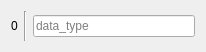
<?xml version="1.0" encoding="UTF-8"?>
<ui version="4.0">
 <class>Form</class>
 <widget class="QWidget" name="Form">
  <property name="geometry">
   <rect>
    <x>0</x>
    <y>0</y>
    <width>206</width>
    <height>52</height>
   </rect>
  </property>
  <property name="windowTitle">
   <string>Form</string>
  </property>
  <layout class="QHBoxLayout" name="horizontalLayout">
   <item>
    <widget class="QLabel" name="indexLabel">
     <property name="text">
      <string>0</string>
     </property>
    </widget>
   </item>
   <item>
    <widget class="Line" name="line">
     <property name="orientation">
      <enum>Qt::Vertical</enum>
     </property>
    </widget>
   </item>
   <item>
    <widget class="QLineEdit" name="lineEdit">
     <property name="sizePolicy">
      <sizepolicy hsizetype="Expanding" vsizetype="Fixed">
       <horstretch>0</horstretch>
       <verstretch>0</verstretch>
      </sizepolicy>
     </property>
     <property name="minimumSize">
      <size>
       <width>0</width>
       <height>20</height>
      </size>
     </property>
     <property name="placeholderText">
      <string>data_type</string>
     </property>
    </widget>
   </item>
  </layout>
 </widget>
 <resources/>
 <connections/>
</ui>
